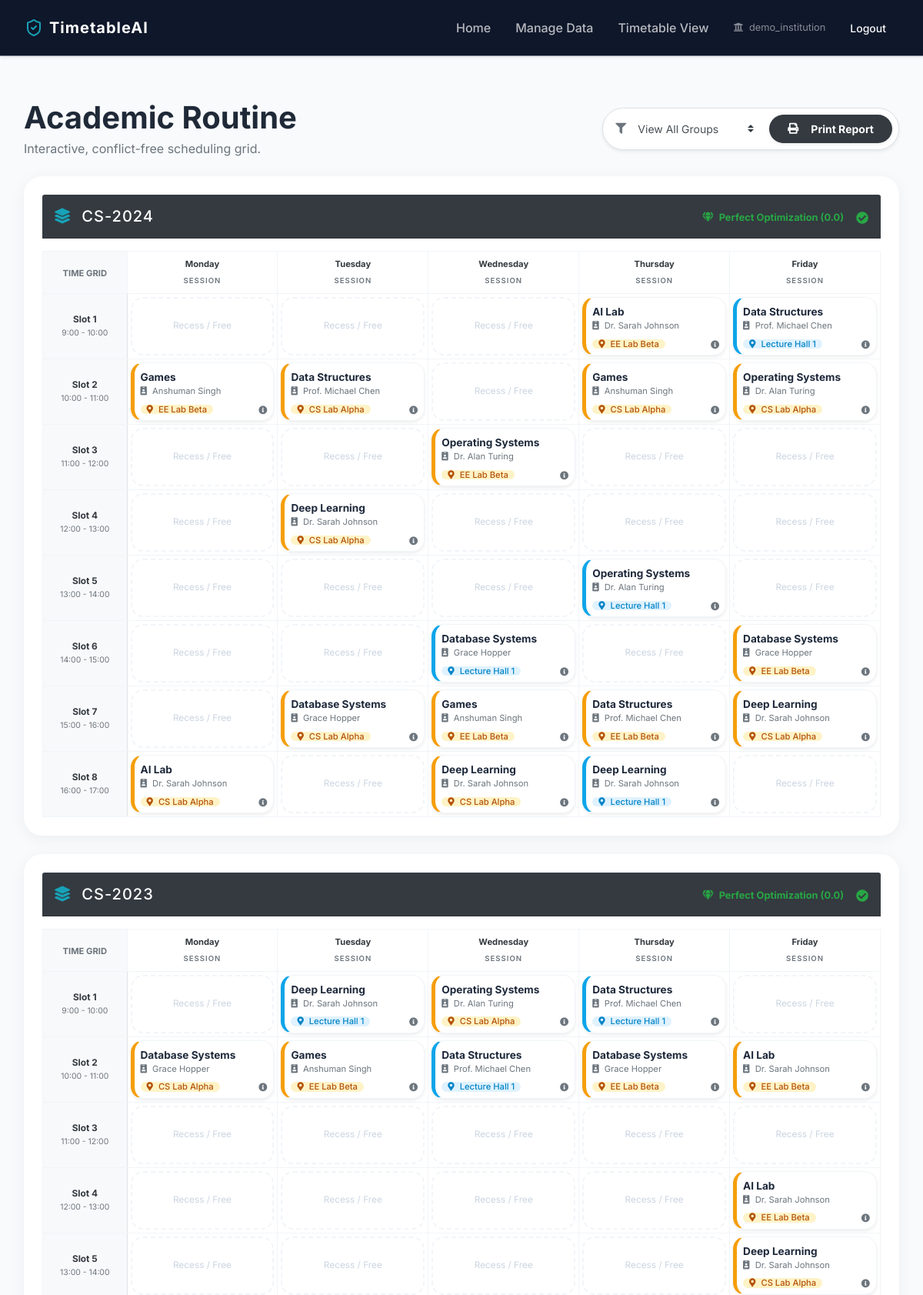
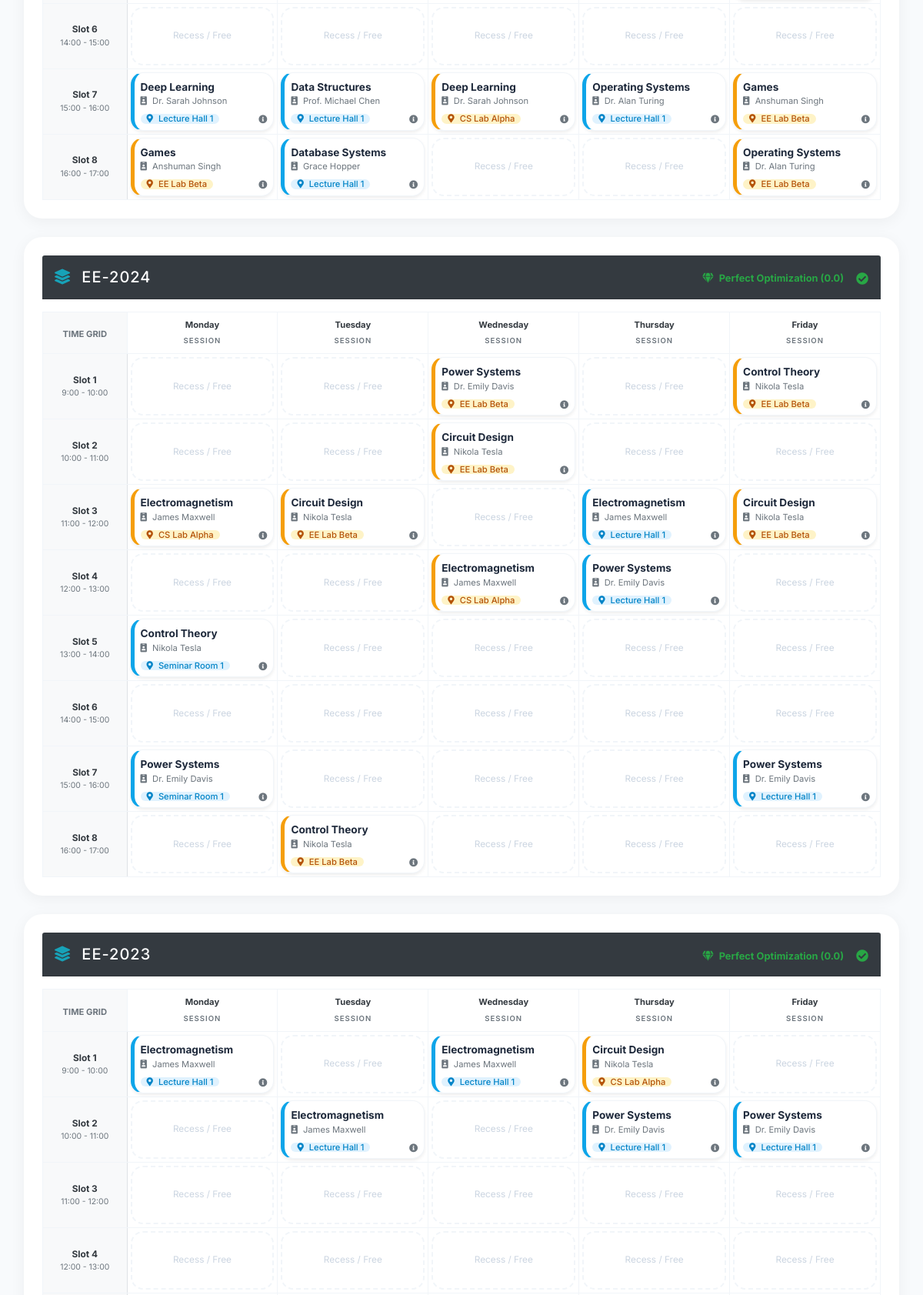
The app's page /timetable (signed in, upper part) with its own data (2 pictures, top to bottom).
### app/models.py (models this page shows, shortened)
class User(UserMixin, db.Model):
    id = db.Column(db.Integer, primary_key=True)
    username = db.Column(db.String(64), unique=True, nullable=False)
    password_hash = db.Column(db.String(128))
    is_demo = db.Column(db.Boolean, default=False)

class StudentGroup(db.Model):
    id = db.Column(db.Integer, primary_key=True)
    user_id = db.Column(db.Integer, db.ForeignKey('user.id'), nullable=True)
    name = db.Column(db.String(50), nullable=False)
    course_id = db.Column(db.Integer, db.ForeignKey('course.id'), nullable=False)
    size = db.Column(db.Integer, nullable=False)

class Subject(db.Model):
    id = db.Column(db.Integer, primary_key=True)
    user_id = db.Column(db.Integer, db.ForeignKey('user.id'), nullable=True)
    name = db.Column(db.String(100), nullable=False)
    course_id = db.Column(db.Integer, db.ForeignKey('course.id'), nullable=False)
    hours_per_week = db.Column(db.Integer, nullable=False)
    faculty_id = db.Column(db.Integer, db.ForeignKey('faculty.id'), nullable=True)
    is_lab = db.Column(db.Boolean, default=False)

class Faculty(db.Model):
    id = db.Column(db.Integer, primary_key=True)
    user_id = db.Column(db.Integer, db.ForeignKey('user.id'), nullable=True)
    name = db.Column(db.String(100), nullable=False)
    department_id = db.Column(db.Integer, db.ForeignKey('department.id'), nullable=False)
    max_hours_per_week = db.Column(db.Integer, default=20)
    subjects = db.relationship('Subject', backref='faculty', lazy=True)

class Room(db.Model):
    id = db.Column(db.Integer, primary_key=True)
    user_id = db.Column(db.Integer, db.ForeignKey('user.id'), nullable=True)
    name = db.Column(db.String(50), nullable=False)
    capacity = db.Column(db.Integer, nullable=False)
    type = db.Column(db.String(20), nullable=False)

### app/routes.py (the view, shortened to what this page needs)
@main.route('/timetable')
@login_required
def view_timetable():
    filter_type = request.args.get('type')
    filter_value = request.args.get('value')
    all_groups = StudentGroup.query.filter_by(user_id=current_user.id).all()
    all_days = [d[0] for d in db.session.query(TimeSlot.day).filter_by(user_id=current_user.id).distinct().all()]
    if not all_days:
        all_days = ['Monday', 'Tuesday', 'Wednesday', 'Thursday', 'Friday', 'Saturday']
    all_slots = [s[0] for s in db.session.query(TimeSlot.slot_number).filter_by(user_id=current_user.id).distinct().order_by(TimeSlot.slot_number).all()]
    if not all_slots:
        all_slots = list(range(1, 9))
    query = TimetableEntry.query.filter_by(user_id=current_user.id)
    entries = query.all()
    grouped_schedule = {}
    active_groups = all_groups
    if filter_type == 'group' and filter_value:
        active_groups = [g for g in all_groups if g.id == int(filter_value)]
    for group in active_groups:
        grouped_schedule[group.name] = {}
        for day in all_days:
            grouped_schedule[group.name][day] = {}
            for slot in all_slots:
                grouped_schedule[group.name][day][slot] = None
    for e in entries:
        g_name = e.group.name
        if g_name in grouped_schedule:
            if e.day in grouped_schedule[g_name]:
                grouped_schedule[g_name][e.day][e.slot] = {
                    "subject": e.subject.name,
                    "faculty": e.subject.faculty.name if e.subject.faculty else "N/A",
                    "room": e.room.name
                }
    score_setting = SystemSetting.query.filter_by(user_id=current_user.id, key='LAST_SOLVER_SCORE').first()
    score = float(score_setting.value) if score_setting else 0.0
    filter_options = {
        'faculty': Faculty.query.filter_by(user_id=current_user.id).all(),
        'groups': all_groups,
        'rooms': Room.query.filter_by(user_id=current_user.id).all()
    }
    return render_template('timetable.html',
                          grouped_schedule=grouped_schedule,
                          days=all_days,
                          slots=all_slots,
                          filter_options=filter_options,
                          score=score,
                          current_filter={'type': filter_type, 'value': int(filter_value) if filter_value else None})

### app/templates/timetable.html (shortened to what this page needs)
{% extends 'base.html' %}
{% block content %}
<div class="container-fluid py-4">
    <div class="d-flex justify-content-between align-items-center mb-4">
        <div>
            <h1 class="font-weight-bold mb-1">Academic Routine</h1>
            <p class="text-muted mb-0">Interactive, conflict-free scheduling grid.</p>
        </div>
        <div class="d-flex align-items-center bg-white p-2 rounded-pill shadow-sm border">
            <div class="input-group input-group-sm mr-2" style="width: 200px;">
                <div class="input-group-prepend">
                    <span class="input-group-text bg-transparent border-0 text-muted"><i
                            class="fas fa-filter"></i></span>
                </div>
                <select id="filterType" onchange="updateFilterOptions()"
                    class="custom-select border-0 bg-transparent font-weight-500">
                    <option value="all">View All Groups</option>
                </select>
            </div>
            <button onclick="window.print()"
                class="btn btn-dark btn-sm rounded-pill px-4 font-weight-bold shadow-sm h-100">
                <i class="fas fa-print mr-2"></i> Print Report
            </button>
        </div>
    </div>
    {% for group_name, schedule in grouped_schedule.items() %}
    <div class="card border-0 shadow-md rounded-2xl mb-4 overflow-hidden institution-card">
        <div class="card-header bg-dark text-white p-3 d-flex justify-content-between align-items-center">
            <h5 class="mb-0 letter-spacing-1"><i class="fas fa-layer-group text-info mr-2"></i> {{ group_name }}</h5>
            <div class="d-flex align-items-center">
                {% if score == 0 %}
                <span class="small opacity-9 mr-3 mt-1 unselectable text-success font-weight-bold">
                    <i class="fas fa-gem mr-1"></i> Perfect Optimization (0.0)
                </span>
                <i class="fas fa-check-circle text-success mt-1"></i>
                {% elif score < 100 %} <span class="small opacity-9 mr-3 mt-1 unselectable text-info font-weight-bold">
                    <i class="fas fa-certificate mr-1"></i> Excellent Quality ({{ score }})
                    </span>
                    <i class="fas fa-check-circle text-info mt-1"></i>
                    {% elif score < 500 %} <span
                        class="small opacity-9 mr-3 mt-1 unselectable text-primary font-weight-bold">
                        <i class="fas fa-check-double mr-1"></i> High Compatibility ({{ score }})
                        </span>
                        <i class="fas fa-check-circle text-primary mt-1"></i>
                        {% else %}
                        <span class="small opacity-9 mr-3 mt-1 unselectable text-warning font-weight-bold">
                            <i class="fas fa-adjust mr-1"></i> Suboptimal Load ({{ score }})
                        </span>
                        <i class="fas fa-exclamation-circle text-warning mt-1"></i>
                        {% endif %}
            </div>
        </div>
        <div class="card-body p-0">
            <div class="table-responsive">
                <table class="table table-bordered mb-0 grid-table">
                    <thead>
                        <tr>
                            <th class="time-header text-center align-middle bg-light border-bottom-0">
                                <span class="small text-uppercase font-weight-bold text-muted">Time Grid</span>
                            </th>
                            {% for day in days %}
                            <th class="text-center align-middle py-2 border-bottom-0">
                                <span class="d-block font-weight-bold text-dark small">{{ day }}</span>
                                <span class="x-small text-muted text-uppercase letter-spacing-1"
                                    style="font-size: 0.6rem;">Session</span>
                            </th>
                            {% endfor %}
                        </tr>
                    </thead>
                    <tbody>
                        {% for slot in slots %}
                        <tr>
                            <td class="bg-light text-center align-middle border-right py-1">
                                <div class="font-weight-bold text-dark mb-0 small">Slot {{ slot }}</div>
                                <div class="x-small text-muted" style="font-size: 0.65rem;">{{ (8 + slot) }}:00 - {{ (9
                                    + slot) }}:00</div>
                            </td>
                            {% for day in days %}
                            {% set entry = schedule[day][slot] %}
                            <td class="p-1 align-middle cell-container" style="min-width: 160px; height: 85px;">
                                {% if entry %}
                                <div class="schedule-entry h-100 p-2 rounded-xl border-0 shadow-sm transition d-flex flex-column justify-content-between"
                                    data-type="{{ 'lab' if 'lab' in entry.subject.lower() or 'lab' in entry.room.lower() else 'theory' }}">
                                    <div>
                                        <div class="entry-subject font-weight-bold mb-0 truncate"
                                            style="font-size: 0.85rem;">{{ entry.subject }}</div>
                                        <div class="entry-faculty x-small text-muted truncate">
                                            <i class="fas fa-id-badge mr-1 opacity-5"></i> {{ entry.faculty }}
                                        </div>
                                    </div>
                                    <div class="d-flex justify-content-between align-items-end mt-1">
                                        <span class="entry-room badge px-2 py-0 rounded-pill x-small">
                                            <i class="fas fa-map-marker-alt mr-1"></i> {{ entry.room }}
                                        </span>
                                        <i class="fas fa-info-circle text-muted x-small opacity-3 cursor-pointer"></i>
                                    </div>
                                </div>
                                {% else %}
                                <div
                                    class="h-100 rounded-xl border-dashed d-flex align-items-center justify-content-center text-muted-extra small">
                                    <span class="opacity-3 italic unselectable">Recess / Free</span>
                                </div>
                                {% endif %}
                            </td>
                            {% endfor %}
                        </tr>
                        {% endfor %}
                    </tbody>
                </table>
            </div>
        </div>
    </div>
    {% endfor %}
</div>
{% endblock %}

### app/templates/base.html (shortened to what this page needs)
<!DOCTYPE html>
<html lang="en">
<head>
    <link rel="stylesheet" href="https://stackpath.bootstrapcdn.com/bootstrap/4.5.2/css/bootstrap.min.css">
    <link rel="stylesheet" href="https://cdnjs.cloudflare.com/ajax/libs/font-awesome/5.15.1/css/all.min.css">
    <link rel="stylesheet" href="{{ url_for('static', filename='css/style.css') }}">
</head>
<body>
    <nav class="navbar navbar-expand-lg navbar-dark shadow-sm sticky-top">
        <a href="/" class="navbar-brand d-flex align-items-center">
            <i data-lucide="shield-check" class="mr-2 text-info"></i>
            <span class="font-weight-bold letter-spacing-1">TimetableAI</span>
        </a>
        <div class="collapse navbar-collapse" id="navbarNav">
            <div class="navbar-nav ml-auto align-items-center">
                <a href="/" class="nav-item nav-link">Home</a>
                {% if current_user.is_authenticated %}
                <a href="/manage" class="nav-item nav-link">Manage Data</a>
                <a href="/timetable" class="nav-item nav-link">Timetable View</a>
                <div class="nav-item ml-4 d-flex align-items-center">
                    <span class="text-white-50 small mr-3"><i class="fas fa-university mr-1"></i> {{
                        current_user.username }}</span>
                    <a href="/logout" class="btn btn-outline-light btn-sm rounded-pill px-3">Logout</a>
                </div>
                {% else %}
                <a href="/login" class="nav-item nav-link">Login</a>
                <a href="/register" class="btn btn-info btn-sm rounded-pill px-4 ml-3">Get Started</a>
                {% endif %}
            </div>
        </div>
    </nav>
    <div class="container">
        {% block content %}{% endblock %}
    </div>
</body>
</html>

### records on screen
User: username "demo_institution"
StudentGroup: name "CS-2024", days "Monday" "Tuesday" "Wednesday" "Thursday" "Friday", slots "1" "2" "3" "4" "5" "6" "7" "8", value "9" "10" "11" "12" "13" "14" "15" "16", value "10" "11" "12" "13" "14" "15" "16" "17"
Subject: subject "AI Lab" "AI Lab" "AI Lab" "AI Lab"
Faculty: faculty "Dr. Sarah Johnson" "Dr. Sarah Johnson" "Dr. Sarah Johnson" "Dr. Sarah Johnson" "Dr. Sarah Johnson" "Dr. Sarah Johnson" "Dr. Sarah Johnson" "Dr. Sarah Johnson" "Dr. Sarah Johnson" "Dr. Sarah Johnson" "Dr. Sarah Johnson" "Dr. Sarah Johnson"
Room: room "EE Lab Beta" "EE Lab Beta" "EE Lab Beta" "EE Lab Beta" "EE Lab Beta" "EE Lab Beta" "EE Lab Beta" "EE Lab Beta" "EE Lab Beta" "EE Lab Beta" "EE Lab Beta" "EE Lab Beta" "EE Lab Beta" "EE Lab Beta" "EE Lab Beta" "EE Lab Beta" "EE Lab Beta" "EE Lab Beta" "EE Lab Beta"
Subject: subject "Data Structures" "Data Structures" "Data Structures" "Data Structures" "Data Structures" "Data Structures"
Faculty: faculty "Prof. Michael Chen" "Prof. Michael Chen" "Prof. Michael Chen" "Prof. Michael Chen" "Prof. Michael Chen" "Prof. Michael Chen"
Room: room "Lecture Hall 1" "Lecture Hall 1" "Lecture Hall 1" "Lecture Hall 1" "Lecture Hall 1" "Lecture Hall 1" "Lecture Hall 1" "Lecture Hall 1" "Lecture Hall 1" "Lecture Hall 1" "Lecture Hall 1" "Lecture Hall 1" "Lecture Hall 1" "Lecture Hall 1" "Lecture Hall 1" "Lecture Hall 1" "Lecture Hall 1" "Lecture Hall 1" "Lecture Hall 1"
Subject: subject "Games" "Games" "Games" "Games" "Games" "Games"
Faculty: faculty "Anshuman Singh" "Anshuman Singh" "Anshuman Singh" "Anshuman Singh" "Anshuman Singh" "Anshuman Singh"
Room: room "CS Lab Alpha" "CS Lab Alpha" "CS Lab Alpha" "CS Lab Alpha" "CS Lab Alpha" "CS Lab Alpha" "CS Lab Alpha" "CS Lab Alpha" "CS Lab Alpha" "CS Lab Alpha" "CS Lab Alpha" "CS Lab Alpha" "CS Lab Alpha" "CS Lab Alpha" "CS Lab Alpha"
Subject: subject "Operating Systems" "Operating Systems" "Operating Systems" "Operating Systems" "Operating Systems" "Operating Systems"
Faculty: faculty "Dr. Alan Turing" "Dr. Alan Turing" "Dr. Alan Turing" "Dr. Alan Turing" "Dr. Alan Turing" "Dr. Alan Turing"
Subject: subject "Deep Learning" "Deep Learning" "Deep Learning" "Deep Learning" "Deep Learning" "Deep Learning" "Deep Learning" "Deep Learning"
Subject: subject "Database Systems" "Database Systems" "Database Systems" "Database Systems" "Database Systems" "Database Systems"
Faculty: faculty "Grace Hopper" "Grace Hopper" "Grace Hopper" "Grace Hopper" "Grace Hopper" "Grace Hopper"
StudentGroup: name "CS-2023", days "Monday" "Tuesday" "Wednesday" "Thursday" "Friday", slots "1" "2" "3" "4" "5" "6" "7" "8", value "9" "10" "11" "12" "13" "14" "15" "16", value "10" "11" "12" "13" "14" "15" "16" "17"
StudentGroup: name "EE-2024", days "Monday" "Tuesday" "Wednesday" "Thursday" "Friday", slots "1" "2" "3" "4" "5" "6" "7" "8", value "9" "10" "11" "12" "13" "14" "15" "16", value "10" "11" "12" "13" "14" "15" "16" "17"
Subject: subject "Power Systems" "Power Systems" "Power Systems" "Power Systems" "Power Systems" "Power Systems"
Faculty: faculty "Dr. Emily Davis" "Dr. Emily Davis" "Dr. Emily Davis" "Dr. Emily Davis" "Dr. Emily Davis" "Dr. Emily Davis"
Subject: subject "Control Theory" "Control Theory" "Control Theory"
Faculty: faculty "Nikola Tesla" "Nikola Tesla" "Nikola Tesla" "Nikola Tesla" "Nikola Tesla" "Nikola Tesla" "Nikola Tesla"
Subject: subject "Circuit Design" "Circuit Design" "Circuit Design" "Circuit Design"
Subject: subject "Electromagnetism" "Electromagnetism" "Electromagnetism" "Electromagnetism" "Electromagnetism" "Electromagnetism"
Faculty: faculty "James Maxwell" "James Maxwell" "James Maxwell" "James Maxwell" "James Maxwell" "James Maxwell"
Room: room "Seminar Room 1" "Seminar Room 1"
StudentGroup: name "EE-2023", days "Monday" "Tuesday" "Wednesday" "Thursday" "Friday", slots "1" "2" "3" "4", value "9" "10" "11" "12", value "10" "11" "12" "13"
